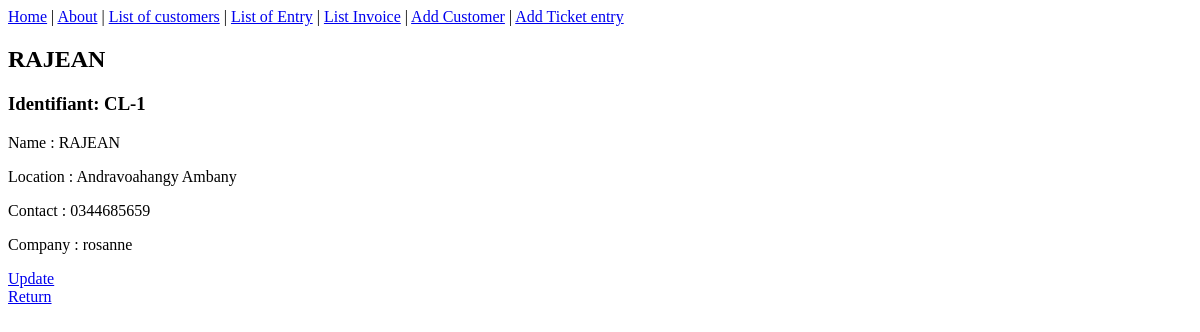
The page /customers/list/1/ on the database as committed earlier.
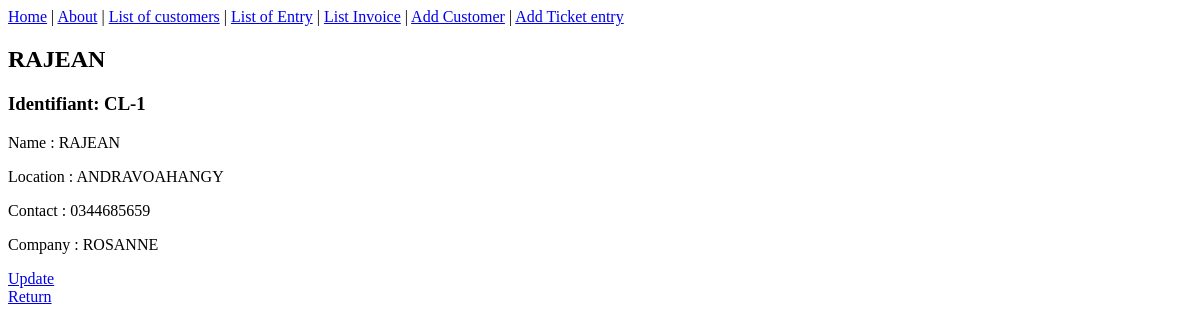
The same page on the database as committed later.
### customers/models.py (models this page shows, shortened)
class Customers(models.Model):
    name = models.CharField(max_length=200,unique=True)
    company = models.CharField(max_length=200,null=True,blank=True)
    contact = models.CharField(max_length=10,unique=True,null=True,blank=True)
    location = models.CharField(max_length=100,null=True,blank=True)

### customers/views.py (the view)
# urls.py: path('list/<int:pk>/', CustomersDetailView.as_view(), name='customer-detail'),
class CustomersDetailView(DetailView):
    model = Customers
    template_name = 'customers/customer_detail.html'
    context_object_name = 'customer'

### customers/templates/customers/customer_detail.html (shortened to what this page needs)
{% extends 'customers/base.html' %}
{% block content %}
    <h2>{{ customer.name | upper}}</h2>
        <h3>Identifiant: CL-{{customer.pk}}</h3>
        <p>Name : {{ customer.name | upper}}</p>
        <p>Location : {{ customer.location }}</p>
        <p>Contact : {{ customer.contact }}</p>
        <p>Company : {{ customer.company }}</p>
    <a href="{% url 'customer-update' customer.pk %}">Update</a>
    <a href="{% url 'home' %}">Return</a>
{% endblock content %}

Rows that differ between the two databases and show on the page:
changed Customers "RAJEAN": location "Andravoahangy Ambany" → "ANDRAVOAHANGY"; company "rosanne" → "ROSANNE"
